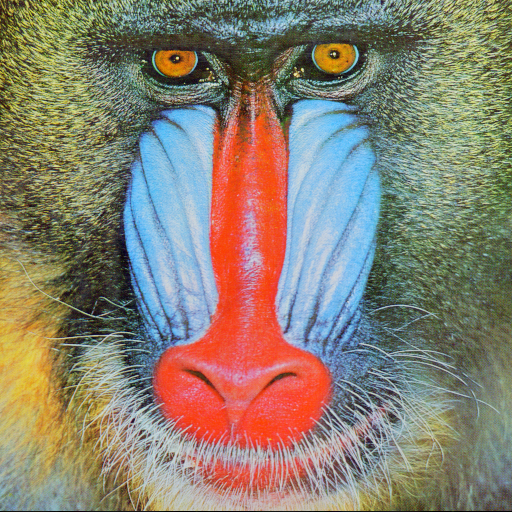
#> input picture pics/baboon.png, 512 x 512 px
$ python rgbHistogram.py
#> lines starting #> are read from the running program, lines starting #| are printed output that depends on the picture
from matplotlib import pyplot as plt
from skimage import io

img=io.imread('../pics/baboon.png')
#> img is the input picture: shape (512, 512, 3); mean R, G, B 137.4, 128.9, 113.1
red=img[:,:,0]
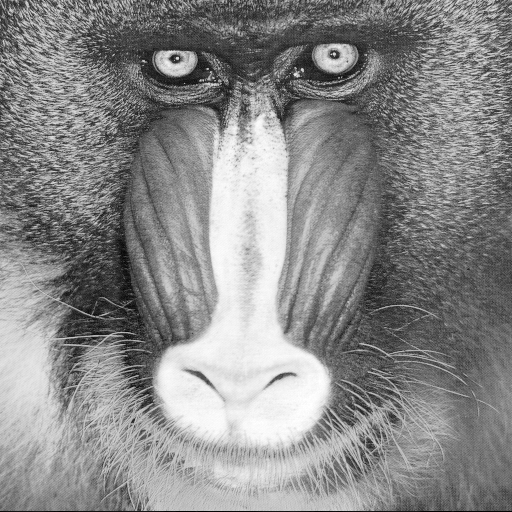
#> red: shape (512, 512); min 0, max 255, mean 137.4
row,column=red.shape
#> row = 512; column = 512
r=red.reshape(row*column)
green=img[:,:,1]
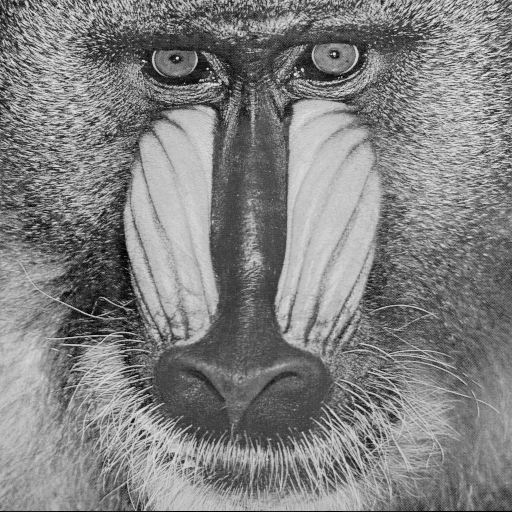
#> green: shape (512, 512); min 0, max 236, mean 128.9
row,column=green.shape
g=green.reshape(row*column)
blue=img[:,:,2]
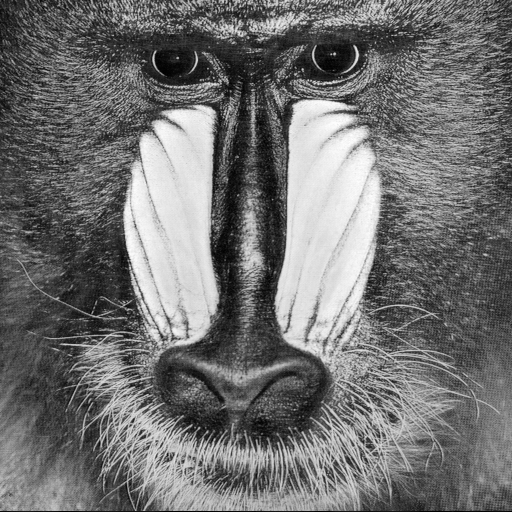
#> blue: shape (512, 512); min 0, max 255, mean 113.1
row,column=blue.shape
b=blue.reshape(row*column)
f,(ax1, ax2, ax3)=plt.subplots(1,3)
n1, bins1, patches1 = ax1.hist(r, 256, facecolor='red')
#> n1 = 256 values, max 1845 at index 112, min 12 at index 9, mean 1024; bins1 = 257 values from 0 to 255; patches1 = 256 items
ax1.set_title('Red component histogram')
n2, bins2, patches2 = ax2.hist(g, 256, facecolor='green')
#> n2 = 256 values, max 2644 at index 208, min 0 at index 12, mean 1024; bins2 = 257 values from 0 to 236; patches2 = 256 items
ax2.set_title('Green component histogram')
n3, bins3, patches3 = ax3.hist(b, 256, facecolor='blue')
#> n3 = 256 values, max 2081 at index 63, min 1 at index 254, mean 1024; bins3 = 257 values from 0 to 255; patches3 = 256 items
ax3.set_title('Blue component histogram')
plt.show()
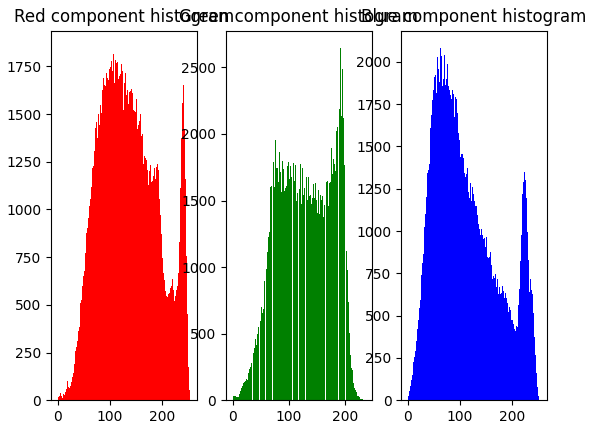
#> figure drawn by matplotlib, 3 panels; panel 1: tallest bar 1845 high, from x = 111.6 to 112.6; panel 2: tallest bar 2644 high, from x = 191.8 to 192.7; panel 3: tallest bar 2081 high, from x = 62.75 to 63.75
